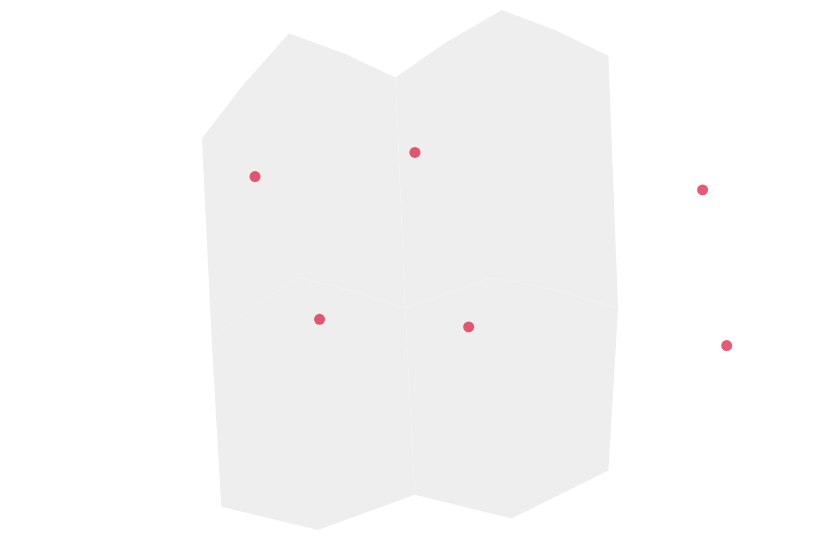

Source (Vega-Lite JSON):
### Vega-Lite specification from a JSON file in a GitHub repository (floating-point values rounded to 4 significant figures)
{"$schema": "https://vega.github.io/schema/vega-lite/v6.json", "padding": 5, "autosize": "none", "width": 400, "height": 260, "layer": [{"data": {"values": {"type": "FeatureCollection", "features": [{"type": "Feature", "properties": {"name": "west", "value": 3, "cat": "a"}, "geometry": {"type": "Polygon", "coordinates": [[[-11, 48], [-2, 52], [9, 50], [10, 36], [0, 33], [-10, 35], [-11, 48]]]}}, {"type": "Feature", "properties": {"name": "east", "value": 5, "cat": "b"}, "geometry": {"type": "Polygon", "coordinates": [[[9, 50], [18, 52], [31, 50], [30, 38], [20, 34], [10, 36], [9, 50]]]}}, {"type": "Feature", "properties": {"name": "north-west", "value": 2, "cat": "a"}, "geometry": {"type": "Polygon", "coordinates": [[[-12, 60], [-3, 65], [8, 63], [9, 50], [-2, 52], [-11, 48], [-12, 60]]]}}, {"type": "Feature", "properties": {"name": "north-east", "value": 8, "cat": "b"}, "geometry": {"type": "Polygon", "coordinates": [[[8, 63], [19, 66], [30, 64], [31, 50], [18, 52], [9, 50], [8, 63]]]}}]}, "format": {"property": "features"}}, "projection": {"type": "mercator"}, "mark": {"type": "geoshape", "fill": "#eee"}}, {"data": {"values": [{"lon": -74, "lat": 40.7, "n": 8}, {"lon": 2.35, "lat": 48.85, "n": 5}, {"lon": 139.7, "lat": 35.7, "n": 9}, {"lon": 151.2, "lat": -33.9, "n": 3}, {"lon": -43.2, "lat": -22.9, "n": 6}, {"lon": 28, "lat": -26.2, "n": 2}]}, "projection": {"type": "mercator", "scale": 60, "translate": [200, 130]}, "mark": {"type": "circle", "color": "crimson"}, "encoding": {"longitude": {"field": "lon", "type": "quantitative"}, "latitude": {"field": "lat", "type": "quantitative"}}}]}
